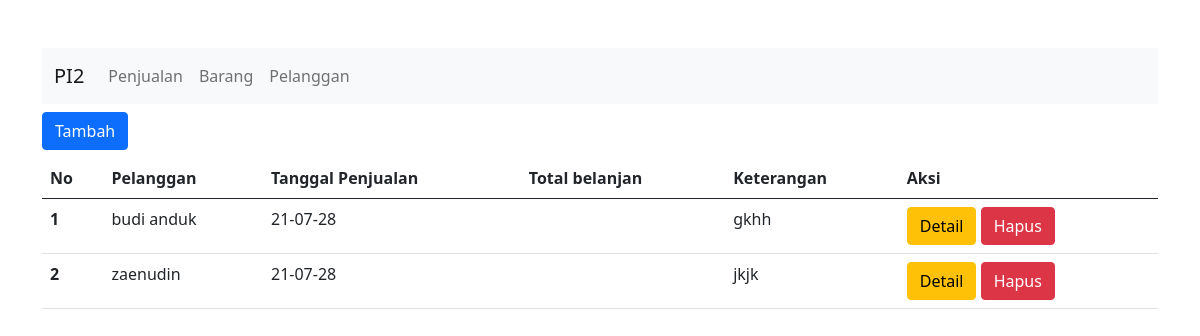
/index.php/penjualan, run on the app's committed database.
### tables this page shows
CREATE TABLE `penjualan` (
  `penjualan_id` int(11) NOT NULL,
  `tgl_penjualan` varchar(50) NOT NULL,
  `pelanggan_id` int(11) NOT NULL,
  `keterangan` text NOT NULL,
  `total` int(20) DEFAULT NULL
);

CREATE TABLE `pelanggan` (
  `pelanggan_id` int(11) NOT NULL,
  `nama_pelanggan` varchar(50) NOT NULL,
  `no_tlp` int(15) NOT NULL,
  `alamat` text NOT NULL
);

### application/controllers/Penjualan.php (called while the page is built, shortened)
<?php
class Penjualan extends CI_Controller
{
	public function __construct()
	{
		$this->load->model('PenjualanModel');
		$this->load->model('PelangganModel');
	}
	public function index()
	{
		$data['allpenjualan'] = $this->PenjualanModel->get_all_data_penjualan();
		$data['allpelanggan'] = $this->PelangganModel->get_all_data_pelanggan();
		$data['title'] = "Daftar penjualan";
		$this->load->view('templates/header',$data);
		$this->load->view('penjualan/index', $data);
		$this->load->view('templates/footer');
	}
}

### index.php (called while the page is built, shortened)
<?php
require_once BASEPATH.'core/CodeIgniter.php';

### application/models/PenjualanModel.php (called while the page is built, shortened)
<?php
class PenjualanModel extends CI_Model {
    public function get_all_data_penjualan()
    {
            $query = "SELECT p.*,u.nama_pelanggan FROM penjualan p, pelanggan u WHERE p.pelanggan_id = u.pelanggan_id";
            return $this->db->query($query)->result_array();
    }
}

### application/views/penjualan/index.php (the view, shortened to what this page needs)
<div class="row mt-2">
  <div class="col-3">
    <button type="button" class="btn btn-primary" data-bs-toggle="modal" data-bs-target="#tambah">
      Tambah
    </button>
  </div>
</div>
<table class="table mt-2">
  <thead>
    <tr>
      <th scope="col">No</th>
      <th scope="col">Pelanggan</th>
      <th scope="col">Tanggal Penjualan</th>
      <th scope="col">Total belanjan</th>
      <th scope="col">Keterangan</th>
      <th scope="col">Aksi</th>
    </tr>
  </thead>
  <tbody>
    <?php
    foreach ($allpenjualan as $no => $penjualan) {
    ?>
      <tr>
        <th scope="row"><?= $no + 1 ?></th>
        <td><?= $penjualan['nama_pelanggan']; ?></td>
        <td><?= $penjualan['tgl_penjualan']; ?></td>
         <td><?= $penjualan['total']; ?></td>
        <td><?= $penjualan['keterangan']; ?></td>
        <td>
          <a href="<?= base_url('penjualan/detail/' . $penjualan['penjualan_id']) ?>" class="btn btn-warning">Detail</a>
          <a href="<?= base_url('penjualan/hapus/' . $penjualan['penjualan_id']) ?>" class="btn btn-danger">Hapus</a>
        </td>
      </tr>
    <?php } ?>
  </tbody>
</table>
</div>

### data on the page
penjualan: pelanggan.nama_pelanggan "budi anduk", tgl_penjualan "21-07-28", keterangan "gkhh"
penjualan: pelanggan.nama_pelanggan "zaenudin", tgl_penjualan "21-07-28", keterangan "jkjk"
